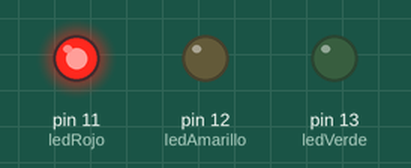
This sketch was run on a simulated Arduino Uno, built with avr-gcc and run on an emulated ATmega328P. Shown: output pins drawn as LEDs (lit = HIGH).

Above: at 0.7 s.
At 2.2 s:
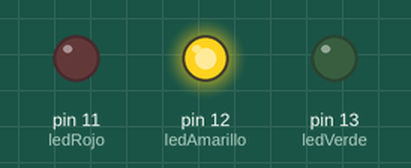
At 3.7 s:
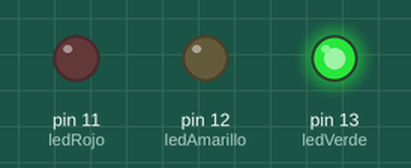
Timing chart, 0 to 5.9 s (numbered marks = the images above):
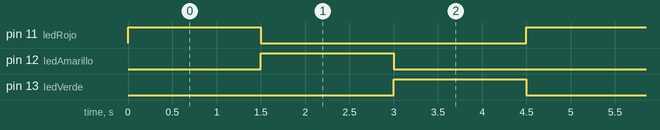

The sketch:

ejer1.ino
```cpp
int ledRojo = 11;
int ledAmarillo = 12;
int ledVerde = 13;
int tiempo = 1500;

void setup() {
  pinMode(ledRojo, OUTPUT);
  pinMode(ledAmarillo, OUTPUT);
  pinMode(ledVerde, OUTPUT);
}

void loop() {
  digitalWrite(ledRojo, HIGH);
  digitalWrite(ledAmarillo, LOW);
  digitalWrite(ledVerde, LOW);
  delay(tiempo);

  digitalWrite(ledRojo, LOW);
  digitalWrite(ledAmarillo, HIGH);
  digitalWrite(ledVerde, LOW);
  delay(tiempo);

  digitalWrite(ledRojo, LOW);
  digitalWrite(ledAmarillo, LOW);
  digitalWrite(ledVerde, HIGH);
  delay(tiempo);
}
```

Measured:
- by itself, pin 11 (ledRojo), pin 12 (ledAmarillo), pin 13 (ledVerde): alternates HIGH for 1.5 s and LOW for 3.0 s
- by itself, everything shown: repeats every 4.5 s, in 3 steps
